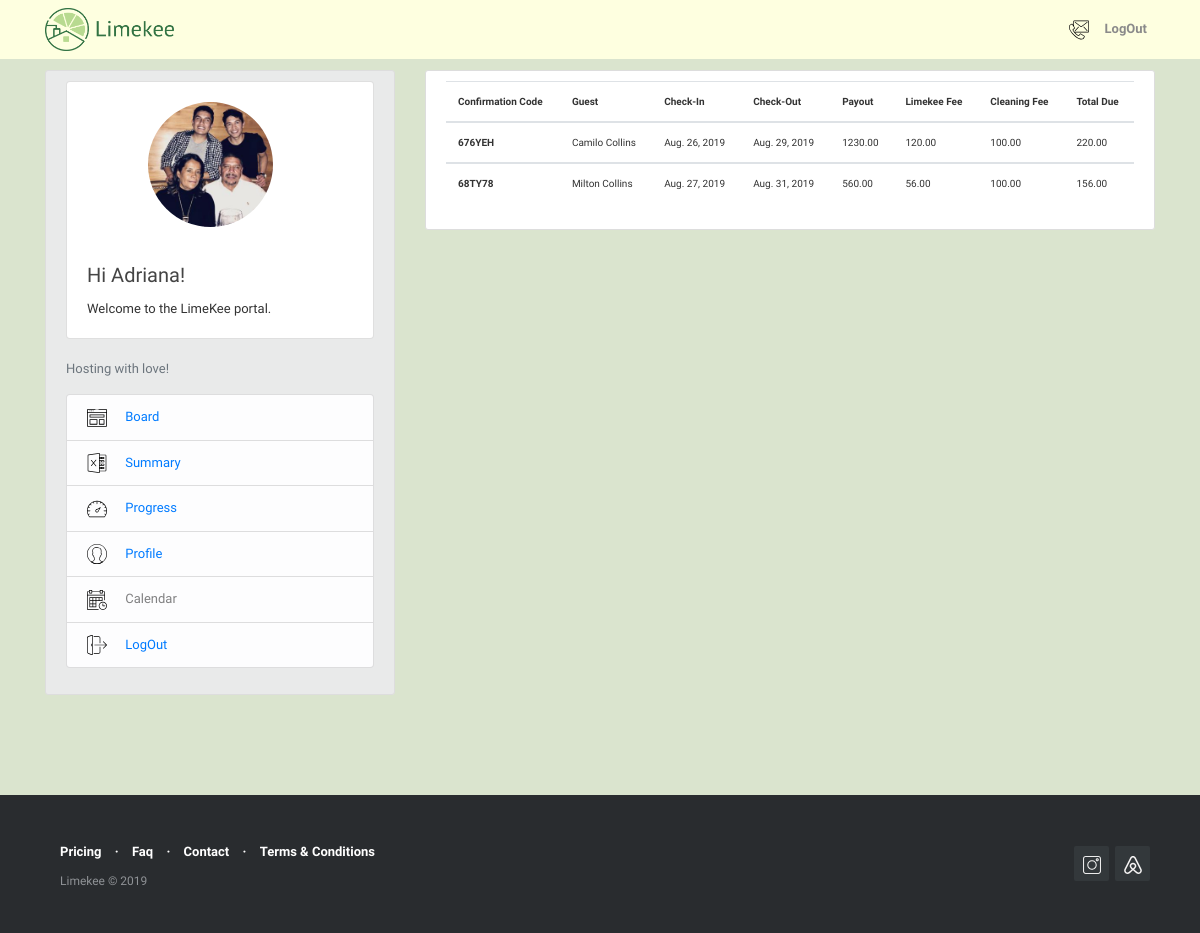
The page /reservation/reservations_summary/ (signed in) on the database its author committed.
### users/models.py (models this page shows, shortened)
class Profile(models.Model):
    user = models.OneToOneField(User, on_delete = models.CASCADE)
    first_name = models.CharField(max_length=30, blank=False)
    last_name = models.CharField(max_length=30, blank=False)
    phone_number = models.IntegerField(blank=True, null=True)
    image = models.ImageField (default = 'default.png', upload_to='profile_pics')

### reservations/models.py (models this page shows, shortened)
class Reservations(models.Model):
    confirmation_code = models.CharField(max_length=12, primary_key=True)
    host = models.ForeignKey(User, on_delete=models.CASCADE)
    guest = models.CharField(max_length=120)
    check_in = models.DateField(default=date.today)
    check_out = models.DateField(default=date.today)
    price = models.DecimalField(decimal_places=2, max_digits=1000)
    limekee_fee = models.DecimalField(decimal_places=2, max_digits=1000, blank=True, null=False, default=0)
    cleaning_fee = models.DecimalField (decimal_places=2, max_digits=1000, blank=True, null=False, default=0)
    total_due = models.DecimalField( decimal_places=2, max_digits=1000, default=0)
    notes = models.TextField(blank=True,null=False)
    paid = models.BooleanField(default=False)
    @property
    def total_due(self):
        return (self.limekee_fee + self.cleaning_fee)
    class Meta:
        permissions = [
            ("create_reservation", "Can create new reservation"),
        ]

### reservations/views.py (the view)
# urls.py: path('reservations_summary/', views.summary, name='reservations-summary'),
@login_required()
def summary (request):
    my_user_profile = User.objects.filter(username=request.user).first()
    context = {
        'reservations': Reservations.objects.filter(host=my_user_profile)
        }
    return render(request, 'reservations/reservations_summary.html', context )

### reservations/templates/reservations/reservations_summary.html
{% extends "blog/base.html" %}
{% block content %}
        <div class="col-md-14">
          <div class="content-section">
              <div class="table-responsive" style="font-size: 10px">
              <table class="table table-hover">
                  <thead>
                      <tr>
                          <th scope="col">Confirmation Code</th>
                          <th scope="col">Guest</th>
                          <th scope="col">Check-In</th>
                          <th scope="col">Check-Out</th>
                          <th scope="col">Payout</th>
                          <th scope="col">Limekee Fee</th>
                          <th scope="col">Cleaning Fee</th>
                          <th scope="col">Total Due</th>
                      </tr>
                  </thead>
                  {% for reservation in reservations %}
                  <tbody>
                      <tr>
                          <th scope="row">{{ reservation.confirmation_code }}</th>
                          <td>{{ reservation.guest }}</td>
                          <td>{{ reservation.check_in }}</td>
                          <td>{{ reservation.check_out }}</td>
                          <td>{{ reservation.price }}</td>
                          <td>{{ reservation.limekee_fee }}</td>
                          <td>{{ reservation.cleaning_fee }}</td>
                          <td>{{ reservation.total_due }}</td>
                     </tr>
                 </tbody>
                 {% endfor %}
             </table>
             </div>
           </div>
         </div>
{% endblock content %}

### blog/templates/blog/base.html (shortened to what this page needs)
{% load static %}
<!DOCTYPE html>
<html>
  <head>
    <link rel="stylesheet" href="https://maxcdn.bootstrapcdn.com/bootstrap/4.0.0/css/bootstrap.min.css">
    <link rel="stylesheet" type="text/css" href="{% static 'blog/main2.css' %}">
	<link rel="stylesheet" type="text/css" href="{% static 'blog/footer-distributed1.css' %}">
  </head>
   <body>
     <header class="site-header">
        <nav class="navbar navbar-expand-md navbar-light bg-steel fixed-top" >
         <div class="container" style="font-weight: bold;">
            <a class="navbar-brand mr-4" href="https://www.limekee.com">
                <img src="/media/limekee_logo.png" style="width:130px; height:43px; margin-top:5px; margin-bottom:5px;" title="Limekee" alt="Limekee Logo">
            </a>
            <div class="collapse navbar-collapse" id="navbarToggle">
            <div class="navbar-nav">
              {% if user.is_authenticated %}
                <a class="nav-item nav-link font-weight-bold" href="https://www.limekee.com/contact"><img src="/media/svg/contact.svg" style="width:20px; height:20px; " alt="Contact us"> </a>
                <a class="nav-item nav-link font-weight-bold" href="{% url 'logout' %}">LogOut</a>
              {% else %}
                <a class="nav-item nav-link font-weight-bold" href="{% url 'login' %}">Login </a>
                <a class="nav-item nav-link font-weight-bold" href="{% url 'register' %}"> Sign Up</a>
              {% endif %}
            </div>
          </div>
        </div>
      </nav>
  </header>
  <main role="main" class="container">
  <div class="row">
      <div class="col-md-4">
        <div class="content-section" style="background-color:#E9EAEA">
            <div class="card" >
                <br>
                <div style="text-align: center;">
                {% if user.is_authenticated %}
                  <img class="rounded-circle account-img" src="{{user.profile.image.url}}" alt="Author picture">
                {% else %}
                  <img src="/media/key1.svg" class="card-img-top" style="width:150px; height:150px; text-align: center" alt="Limekee">
                {% endif %}
                </div>
                <div class="card-body">
                    <h5 class="card-title">Hi {{ user.username }}!</h5>
                    <p class="card-text">Welcome to the LimeKee portal.</p>
                </div>
            </div>
            {% if user.is_authenticated %}
              <div class="media" >
                <div class="media-body" >
                    <br>
                    <p class='text-muted'>Hosting with love!
                      <ul class="list-group">
                        <li class="list-group-item list-group-item-light"><img src="/media/svg/004-browser.svg" style="width:20px; height:20px; margin-right: 15px" alt="icon"> <a href="{% url 'reservation-home' %}">     Board</a></li>
                        <li class="list-group-item list-group-item-light"><img src="/media/svg/007-excel.svg" style="width:20px; height:20px;margin-right: 15px " alt="icon"> <a href="{% url 'reservations-summary' %}">     Summary</a></li>
                        <li class="list-group-item list-group-item-light"><img src="/media/svg/005-dashboard.svg" style="width:20px; height:20px; margin-right: 15px" alt="icon"> <a href="{% url 'reservations-progress' %}">    Progress</a></li>
                        <li class="list-group-item list-group-item-light"><img src="/media/svg/002-man.svg" style="width:20px; height:20px;margin-right: 15px " alt="icon"> <a href="{% url 'profile' %}">    Profile</a></li>
                        <li class="list-group-item list-group-item-light"><img src="/media/svg/003-calendar.svg" style="width:20px; height:20px;margin-right: 15px " alt="icon">    Calendar</li>
                        <li class="list-group-item list-group-item-light"><img src="/media/svg/006-logout.svg" style="width:20px; height:20px; margin-right: 15px" alt="icon"> <a href="{% url 'logout' %}">    LogOut</a></li>
                      </ul>
                    </p>
                </div>
              </div>
             {% endif %}
        </div>
      </div>
        <div class="col-md-8">
          {% block content %}{% endblock %}
        </div>
    </div>
  </main>
       <footer class="footer-distributed" style="font-family:'Libre Franklin';">
    			<div class="footer-right">
    				<a href="https://www.instagram.com/limekee.ny/"><img src="/media/svg/instagram.svg" style="width:18px; height:18px; " alt="Instagram"></a>
    				<a href="https://www.airbnb.com/"><img src="/media/svg/airbnb.svg" style="width:18px; height:18px; " alt="Airbnb"></a>
    			</div>
    			<div class="footer-left">
    				<p class="footer-links">
    					<a href="https://www.limekee.com/#price-section" style="margin-right:10px; margin-left:10px" > Pricing</a>
    					·
    					<a href="https://www.limekee.com/faq" style="margin-right:10px; margin-left:10px">Faq</a>
    					·
    					<a href="https://www.limekee.com/contact" style="margin-right:10px; margin-left:10px"> Contact</a>
                        ·
    					<a href="https://www.limekee.com/terms-of-service" style="margin-right:10px; margin-left:10px"> Terms & Conditions</a>
    				</p>
    				<p style="margin-right:10px; margin-left:10px">Limekee &copy; 2019</p>
    			</div>
       </footer>
  </body>
</html>

### blog/static/blog/main2.css (style rules this page uses)
body { background: #dae4ce; color: #333333; margin-top: 5rem; }
h1, h2, h3, h4, h5, h6 { color: #444444; }
ul { margin: 0; }
.container { margin-top: -10px; margin-bottom: -10px; }
.bg-steel { background-color: #feffe0; }
.site-header .navbar-nav .nav-link { color: #8a8a8a; }
.nav-item { font: font-weight-bold; }
.content-section { background: #ffffff; padding: 10px 20px; border: 1px solid #dddddd; border-radius: 3px; margin-bottom: 30px; }
.account-img { height: 125px; width: 125px; margin-right: 20px; margin-bottom: 16px; }

### blog/static/blog/footer-distributed1.css (style rules this page uses)
.footer-distributed { background-color: #292c2f; box-shadow: 0 1px 1px 0 rgba(0, 0, 0, 0.12); box-sizing: border-box; width: 100%; text-align: left; font: normal 12px sans-serif; padding: 45px 50px; margin-top: 80px; }
.footer-distributed .footer-left p { color: #8f9296; font-size: 12px; margin: 0; }
.footer-distributed p.footer-links { font-size:13px; font-weight: bold; color: #ffffff; margin: 0 0 10px; padding: 0; }
.footer-distributed p.footer-links a { display:inline-block; line-height: 1.8; text-decoration: none; color: inherit; }
.footer-distributed .footer-right { float: right; margin-top: 6px; max-width: 180px; }
.footer-distributed .footer-right a { display: inline-block; width: 35px; height: 35px; background-color: #33383b; border-radius: 2px; font-size: 20px; color: #ffffff; text-align: center; line-height: 35px; margin-left: 3px; }

### blog/templates/blog/base.html (style rules this page uses)
body { font-family: 'Libre Franklin'; font-size: 13px; }

### rows shown on the page
Reservations: confirmation_code "676YEH", guest "Camilo Collins", check_in "Aug. 26, 2019", check_out "Aug. 29, 2019", price "1230.00", limekee_fee "120.00", cleaning_fee "100.00", total_due "220.00"
Reservations: confirmation_code "68TY78", guest "Milton Collins", check_in "Aug. 27, 2019", check_out "Aug. 31, 2019", price "560.00", limekee_fee "56.00", cleaning_fee "100.00", total_due "156.00"

### other values the page prints
{{ user.username }} "Adriana"
